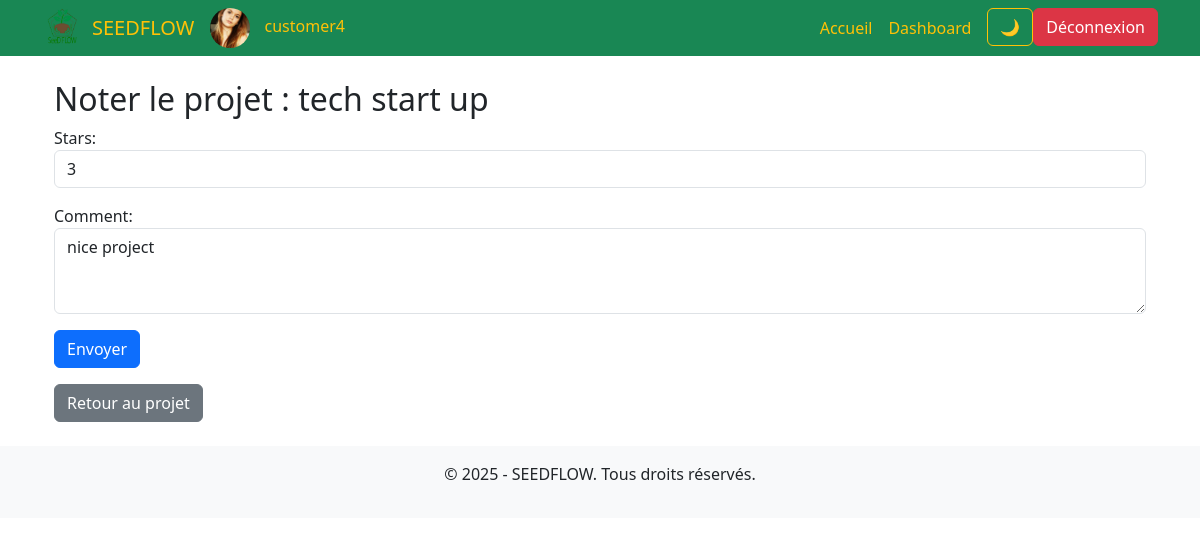
Screenshot of /projects/2/rate (signed in) with the database file from the repository.
### core/models.py (models this page shows, shortened)
class User(AbstractUser):
    ROLE_CHOICES = [
        ('entrepreneur', 'Entrepreneur'),
        ('investisseur', 'Investisseur'),
    ]
    role = models.CharField(max_length=20, choices=ROLE_CHOICES, blank=True, null=True)
    profile_picture = models.ImageField(upload_to='profile_pictures/', blank=True, null=True)
    phone_number = models.CharField(max_length=15, unique=True, blank=True, null=True)
    email = models.EmailField(unique=True)
    kyc_validated = models.BooleanField(default=False)  # Validation KYC
    kyc_document = models.ImageField(upload_to='kyc_documents/', blank=True, null=True)  # Upload de la carte d'identité
    REQUIRED_FIELDS = ['email']  # Supprimé 'role' et 'phone_number' pour les superutilisateurs
    def is_entrepreneur(self):
        return self.role == "entrepreneur"

class Project(models.Model):
    CATEGORY_CHOICES = [
        ('tech', 'Technologie'),
        ('health', 'Santé'),
        ('agriculture', 'Agriculture'),
        ('education', 'Éducation'),
        ('other', 'Autre'),
    ]
    entrepreneur = models.ForeignKey(User, on_delete=models.CASCADE, limit_choices_to={'role': 'entrepreneur'})
    name = models.CharField(max_length=255)
    image = models.ImageField(upload_to='projects/images/', blank=True, null=True)
    description = models.TextField()
    objectives = models.TextField()
    amount_needed = models.DecimalField(max_digits=10, decimal_places=2)
    amount_collected = models.DecimalField(max_digits=15, decimal_places=2, default=0)  # Somme déjà collectée
    category = models.CharField(max_length=50, choices=CATEGORY_CHOICES)
    document = models.FileField(upload_to='media/projects/docs/', blank=True, null=True)
    is_approved = models.BooleanField(default=False)  # Validation par un modérateur
    created_at = models.DateTimeField(auto_now_add=True)
    def amount_collected(self):
        total = self.investment_set.aggregate(total_invested=Sum('amount'))['total_invested']
        return total if total else 0  # Si aucun investissement, retourne 0

class Rating(models.Model):
    project = models.ForeignKey(Project, on_delete=models.CASCADE, related_name='ratings')
    user = models.ForeignKey(User, on_delete=models.CASCADE)
    stars = models.IntegerField(choices=[(i, i) for i in range(1, 6)], null=True, blank=True)
    comment = models.TextField(null=True, blank=True)
    liked = models.BooleanField(default=False)
    created_at = models.DateTimeField(auto_now_add=True)
    class Meta:
        unique_together = ('project', 'user')
        ordering = ['-created_at']  # Les avis les plus récents en premier
    class Meta:
        unique_together = ('project', 'user')  # Un utilisateur ne peut donner qu'une note par projet

### core/views.py (the view)
    def wrapper(request, *args, **kwargs):
        if not request.user.kyc_validated:
            return redirect("kyc_pending")
        return view_func(request, *args, **kwargs)

### core/forms.py
class RatingForm(forms.ModelForm):
    class Meta:
        model = Rating
        fields = ['stars', 'comment']
        widgets = {
            'stars': forms.Select(choices=[(i, f"{i} ⭐") for i in range(1, 6)], attrs={'class': 'form-control'}),
            'comment': forms.Textarea(attrs={'class': 'form-control', 'rows': 3, 'placeholder': 'Laissez un commentaire...'}),
        }

### core/views.py (called while the page is built)
def kyc_required(view_func):
    def wrapper(request, *args, **kwargs):
        if not request.user.kyc_validated:
            return redirect("kyc_pending")
        return view_func(request, *args, **kwargs)
    return wrapper

@login_required
@kyc_required
def rate_project(request, project_id):
    project = get_object_or_404(Project, id=project_id)
    rating_instance = Rating.objects.filter(project=project, user=request.user).first()
    if request.method == "POST":
        form = RatingForm(request.POST, instance=rating_instance)
        if form.is_valid():
            rating = form.save(commit=False)
            rating.project = project
            rating.user = request.user
            rating.save()
            messages.success(request, "Votre note a été enregistrée avec succès !")
            return redirect('project_detail', project_id=project.id)
    else:
        form = RatingForm(instance=rating_instance)
    return render(request, 'rate_project.html', {'form': form, 'project': project})

### core/templates/rate_project.html (shortened to what this page needs)
{% extends 'base.html' %}
{% block content %}
<div class="container">
    <h2>Noter le projet : {{ project.name }}</h2>
    <form method="post">
        {{ form.as_p }}
        <button type="submit" class="btn btn-primary">Envoyer</button>
    </form>
    <a href="{% url 'project_detail' project.id %}" class="btn btn-secondary mt-3">Retour au projet</a>
</div>
{% endblock %}

### core/templates/base.html (shortened to what this page needs)
<!DOCTYPE html>
<html lang="fr">
<head>
    <link rel="stylesheet" href="https://cdn.jsdelivr.net/npm/bootstrap@5.3.0/dist/css/bootstrap.min.css">
</head>
<body>
    <nav class="navbar navbar-expand-lg navbar-dark bg-success text-warning">
        <div class="container">
            <img src="/media/logo/logo.png" alt="SeedFlow Logo" class="navbar-avatar">
            <a class="navbar-brand text-warning " href="{% url 'home' %}">SEEDFLOW</a>
            {% if user.is_authenticated %}
            <div class="navbar-profile">
                {% if user.profile_picture %}
                <img src="{{ user.profile_picture.url }}" alt="Profil" class="navbar-avatar">
                {% else %}
                <img src="/media/images/Default-Profile-Picture-Download-PNG-Image.png" alt="Profil" class="navbar-avatar">
                {% endif %}
                <span>{{ user.username }}</span>
            </div>
            {% endif %}
            <div class="collapse navbar-collapse" id="navbarNav">
                <ul class="navbar-nav ms-auto">
                    <li class="nav-item ">
                        <a class="nav-link text-warning" href="{% url 'home' %}">Accueil</a>
                    </li>
                    <li class="nav-item">
                        {% if user.is_entrepreneur %}
                            <a class="nav-link text-warning" href="{% url 'entrepreneur_dashboard' %}">Dashboard</a>
                        {% elif user.is_investisseur %}
                            <a class="nav-link text-warning" href="{% url 'investor_dashboard' %}">Dashboard</a>
                        {% else %}
                            <a class="nav-link text-warning" href="{% url 'admin:index' %}">Admin</a>
                        {% endif %}
                    </li>
                    <li class="nav-item">
                        <button id="theme-toggle" class="btn btn-outline-warning ms-2">🌙</button>
                    </li>
                    <li>
                        <form action="{% url 'logout' %}" method="post">
                            <button type="submit" class="btn btn-danger">Déconnexion</button>
                        </form>
                    </li>
                </ul>
            </div>
        </div>
    </nav>
    <div class="container mt-4">
        {% block content %}{% endblock %}
    </div>
    <footer class="text-center mt-4 py-3 bg-light">
        <p>&copy; 2025 - SEEDFLOW. Tous droits réservés.</p>
    </footer>
</body>
</html>

### core/templates/base.html (style rules this page uses)
.navbar-avatar { width: 40px; height: 40px; border-radius: 50%; object-fit: cover; margin-right: 10px; }

### rows the page displays
User: profile_picture (picture), username "customer4"
Project: name "tech start up"
Rating: stars "3", comment "nice project"
